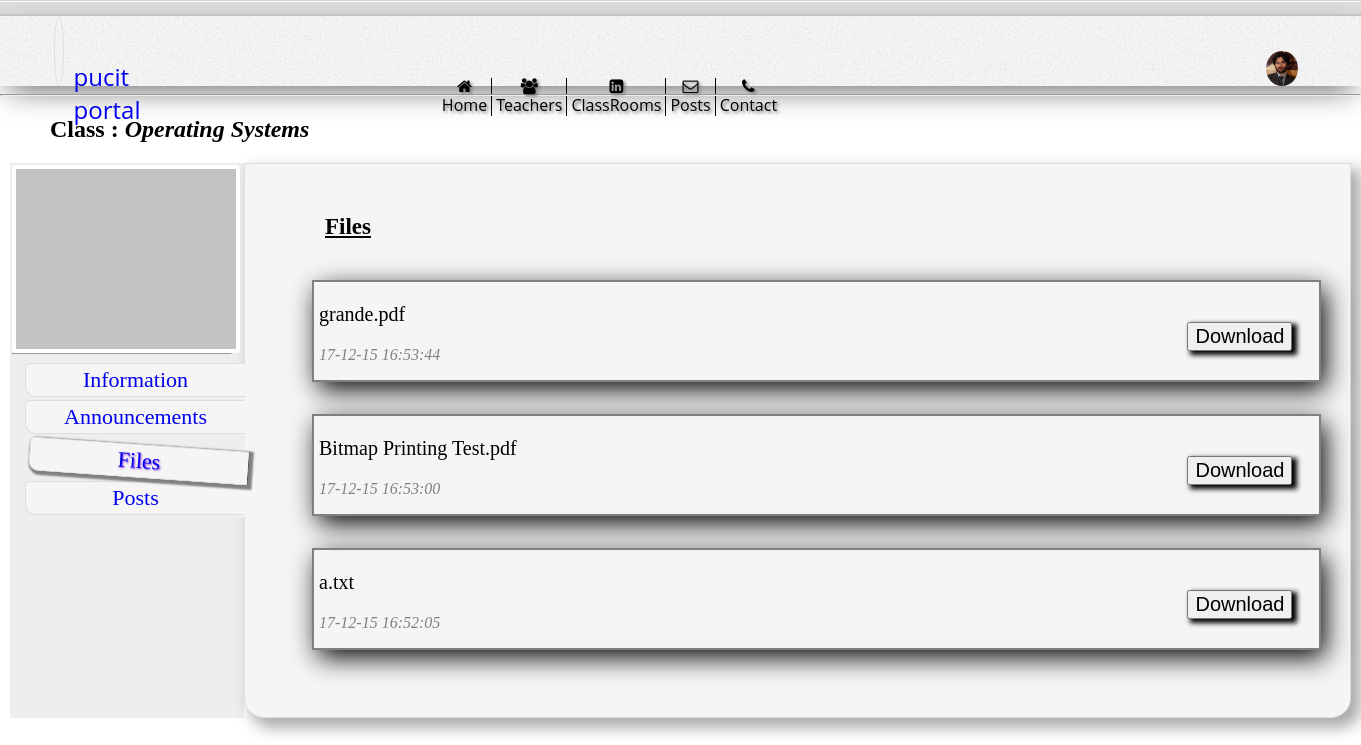
/PHP/WEBSITE/Classrooms_HTML/ClassRooms_Files.php?class=1, run on the app's committed database.
### tables this page shows
CREATE TABLE `classes` (
  `classId` int(4) unsigned NOT NULL AUTO_INCREMENT,
  `teacherId` int(4) unsigned DEFAULT NULL,
  `courseId` int(4) unsigned DEFAULT NULL,
  `description` longtext,
  `courseOutline` longtext,
  `image` varchar(45) DEFAULT NULL,
  PRIMARY KEY (`classId`)
);

CREATE TABLE `courses` (
  `courseId` int(4) unsigned NOT NULL AUTO_INCREMENT,
  `courseName` varchar(50) DEFAULT NULL,
  `credits` int(1) DEFAULT NULL,
  `description` longtext,
  PRIMARY KEY (`courseId`)
);

CREATE TABLE `files` (
  `classId` int(4) unsigned NOT NULL,
  `file` varchar(45) DEFAULT ' ',
  `uploadTime` datetime DEFAULT CURRENT_TIMESTAMP,
  `path` varchar(45) DEFAULT NULL
);

### PHP/WEBSITE/Classrooms_HTML/ClassRooms_Files.php (the view)
        <?php
            include ('head.php');
            include ('../header.php');
            include ('classbodyhead.php');
        ?>
<?php $c=$_REQUEST['class']; ?>
<ul id="sub-nav" class="sub_child_content" style="min-width: 220px;position: relative;left: 13px;">
                        <li><a href=<?php echo '"ClassRooms_Info.php?class='.$c.'"' ?> >Information </a></li>
                        <li><a href=<?php echo '"ClassRooms_Announcements.php?class='.$c.'"' ?> >Announcements</a></li>
                        <li class="li_active"><a href=<?php echo '"ClassRooms_Files.php?class='.$c.'"' ?>>Files</a></li>
                        <li><a href=<?php echo '"ClassRooms_Posts.php?class='.$c.'"' ?>>Posts</a></li>
                    </ul>
                    </div>
                    <div id="Announcements" class="sub_main_content sub_child_content">
                        <h3>Files</h3>
                        <table cellpadding=15 style="width:100%;">
                            <?php
                            $sql = 'select path,DATE_FORMAT(uploadTime,"%d-%m-%y %H:%i:%s") as ut,file from files where classId = '.$_REQUEST['class'].' order by uploadTime desc;';
        $res = $db->query($sql);
        while($row = $res->fetch(PDO::FETCH_ASSOC))
        {
                                    echo '<tr><td><div style="box-shadow: 5px 8px 25px -1px black;padding-left: 5px;padding-top: 1px;border: 2px solid grey;display: inline-block;width: 1000px;">
                                    <div style="width:79%;float:left;">
                                <p style="font-size: 20px;"><a>'.$row['file'].'</a><br></p>
                                <p style="color:grey;"><i>'.$row['ut'].'</i></p>
                                </div><div style="width:19%;float:right;">
                                <form action="download.php">
                                <input type="hidden" name="class" value='.$c.'>
                                <input type="hidden" name="file_dwn" value="'.$row['path'].'">
                                <input type="hidden" name="file_name" value="'.$row['file'].'">
                                <input type="hidden" name="redirect" value="ClassRooms_Files_TA_Teacher.php">
                                <input type="submit" name="dwn" value="Download" class="btnClass" style="position: relative;top: 39px;">
                                </form></div>
                            </div></td></tr>';
                                }
                            ?>
                        </table>
                    </div>
                </div>
            </div>
        </div>
    </body>
</html>

### PHP/WEBSITE/Classrooms_HTML/classbodyhead.php (shortened to what this page needs)
<hr style="margin-top:20px;">
        <div id="class-announcements-page">
            <div id="class-announcements-content">
                <h2>Class : <i>
                    <?php
        $sql = 'select c.courseName,c1.image from courses c,classes c1 where c.courseId = c1.courseId and classId ='.$_REQUEST['class'];
        $res = $db->query($sql);
        $row = $res->fetch(PDO::FETCH_ASSOC);
            echo $row['courseName'];
                    $img = '../'.$row['image'];
                    if((empty($img) == true) || (file_exists($img) == false))
                    {
                        $img = '../image/default.jpg';
                    }
                    ?>
                    </i></h2>
                <div id="sub-content">
                    <div id="class-announcements-sidebar" class="sub_child_content" style="border: 0px solid black;">
                        <div id="class-logo-announcements-content">
                            <img class=""  src=<?php echo $img; ?> alt="Image Not Found...." >
                        </div>
                        <hr/>

### PHP/WEBSITE/css/style.css (style rules this page uses)
div,p { padding: 0px; border: 0px solid black; }
#class-announcements-sidebar { margin-left:50px; margin-right:20px; }
#class-announcements-content { margin-left:10px; margin-right:10px; }
#class-announcements-page { width: 100%; }
#class-logo-announcements-content { margin: auto; width: 220px; height: 180px; }
#class-announcements-content h2 { padding-left: 40px; }
#class-logo-announcements-content img { width: 100%; height: 100%; background-color: #fff; border-radius: 4px; padding: 4px; }
#sub-content #Announcements h3 { font-size: 23px; text-decoration: underline; margin-left: 30px; }
#sub-content .sub_child_content { display: table-cell; clear: both; background-color: #EEEEEE; padding-right: 12px; padding-left: 2px; padding-top: 2px; }
#sub-content { display: table; -webkit-column-span: all; -webkit-column-count: 5; -webkit-column-rule: 2px dotted }
#sub-content .sub_main_content { min-height: 300px; width: 100%; background-color: whitesmoke; border: 1px solid #ddd; border-bottom-left-radius: 20px; border-bottom-right-radius: 20px; z-index: 0; padding-top: 50px; padding-left: 50px; padding-bottom: 50px; box-shadow: 8px 8px 15px 2px #aaa; margin-left: 3%; vertical-align: middle; -webkit-column-fill: 60%; }
#sub-content #sub-nav > * { padding: 3; font-size: 22px; border-top-left-radius: 5px; border-bottom-left-radius: 10px; border-bottom: 1px #ddd solid; border-left: 1px #ddd solid; border-top: 1px #ddd solid; background-color: #F5F5F5; z-index: 13; text-align: center; margin-bottom: 3px; }
#sub-content #sub-nav { margin-top: 30px; padding: 0; list-style: none; }
.li_active { position: relative; left: 4px; border: 1px solid #4c4c4c; box-shadow: 2px 2px 2px 2px grey; text-shadow: 1px 1px 2px blueviolet; transform: rotate(4deg); margin-top: 10px; }
.btnClass { font-size: 20px;box-shadow: 4px 3px 5px 1px;float: right;margin-right: 14%; }

### PHP/WEBSITE/css/headr.css (style rules this page uses)
body { margin: 0; }

### data on the page
classes: courseId.courseName "Operating Systems"
files: file "grande.pdf", ut "17-12-15 16:53:44"
files: file "Bitmap Printing Test.pdf", ut "17-12-15 16:53:00"
files: file "a.txt", ut "17-12-15 16:52:05"
